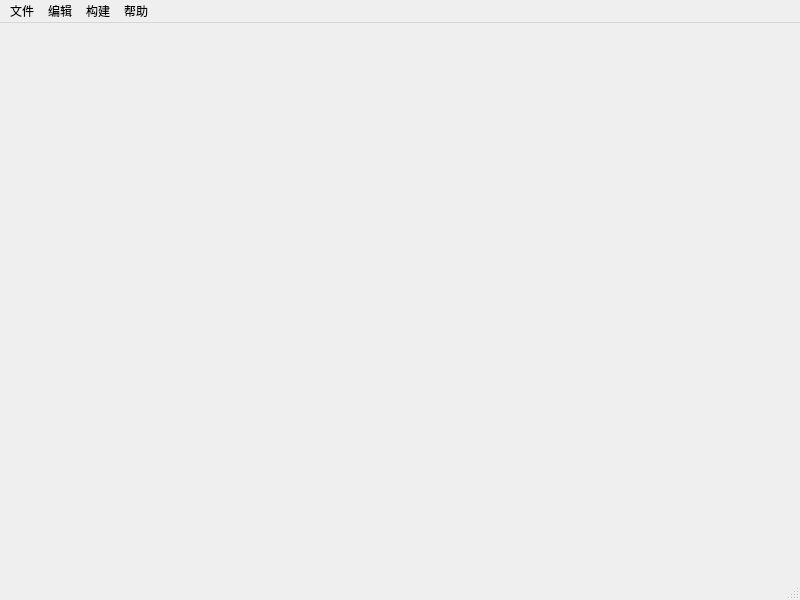
<?xml version="1.0" encoding="UTF-8"?>
<ui version="4.0">
 <class>MainWindow</class>
 <widget class="QMainWindow" name="MainWindow">
  <property name="geometry">
   <rect>
    <x>0</x>
    <y>0</y>
    <width>800</width>
    <height>600</height>
   </rect>
  </property>
  <property name="windowTitle">
   <string>MainWindow</string>
  </property>
  <widget class="QWidget" name="centralwidget"/>
  <widget class="QMenuBar" name="menubar">
   <property name="geometry">
    <rect>
     <x>0</x>
     <y>0</y>
     <width>800</width>
     <height>22</height>
    </rect>
   </property>
   <widget class="QMenu" name="menuwenjian">
    <property name="title">
     <string>文件</string>
    </property>
    <addaction name="actionopen"/>
    <addaction name="actionnew"/>
    <addaction name="actionsave"/>
    <addaction name="actionsavesa"/>
    <addaction name="separator"/>
    <addaction name="actionexit"/>
   </widget>
   <widget class="QMenu" name="menu">
    <property name="title">
     <string>编辑</string>
    </property>
    <addaction name="actioncopy"/>
    <addaction name="actionpaste"/>
    <addaction name="actioncut"/>
    <addaction name="actionrepeal"/>
   </widget>
   <widget class="QMenu" name="menu_2">
    <property name="title">
     <string>构建</string>
    </property>
    <addaction name="actionedit"/>
   </widget>
   <widget class="QMenu" name="menu_3">
    <property name="title">
     <string>帮助</string>
    </property>
    <addaction name="actionabout"/>
   </widget>
   <addaction name="menuwenjian"/>
   <addaction name="menu"/>
   <addaction name="menu_2"/>
   <addaction name="menu_3"/>
  </widget>
  <widget class="QStatusBar" name="statusbar"/>
  <action name="actionopen">
   <property name="text">
    <string>打开</string>
   </property>
  </action>
  <action name="actionnew">
   <property name="text">
    <string>新建</string>
   </property>
  </action>
  <action name="actionsave">
   <property name="text">
    <string>保存</string>
   </property>
  </action>
  <action name="actionsavesa">
   <property name="text">
    <string>另存为</string>
   </property>
  </action>
  <action name="actionexit">
   <property name="text">
    <string>退出</string>
   </property>
  </action>
  <action name="actioncopy">
   <property name="text">
    <string>复制</string>
   </property>
  </action>
  <action name="actionpaste">
   <property name="text">
    <string>粘贴</string>
   </property>
  </action>
  <action name="actioncut">
   <property name="text">
    <string>剪切</string>
   </property>
  </action>
  <action name="actionrepeal">
   <property name="text">
    <string>撤销</string>
   </property>
  </action>
  <action name="actionedit">
   <property name="text">
    <string>编辑</string>
   </property>
  </action>
  <action name="actionabout">
   <property name="text">
    <string>关于</string>
   </property>
  </action>
 </widget>
 <resources/>
 <connections/>
</ui>
